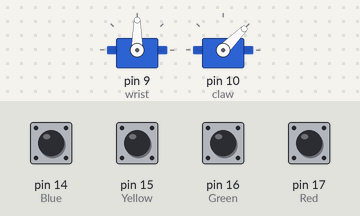
A sketch run on a simulated Arduino Uno, built with avr-gcc and run on an emulated ATmega328P. Shown: 2 × servo. Inputs (shaded band) come from the test bench; at power-on: pin 14 (Blue), pin 15 (Yellow), pin 16 (Green), pin 17 (Red) HIGH.

Above: at 1.7 s.
1.8 s: pin 14 (Blue) pulled LOW for 1 s
At 3.0 s:
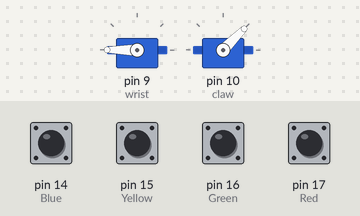
4.3 s: pin 15 (Yellow) pulled LOW for 1 s
At 4.45 s:
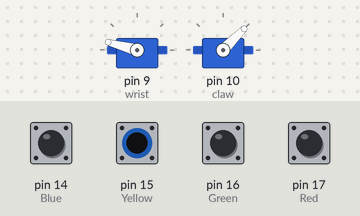
6.8 s: pin 16 (Green) pulled LOW for 0.15 s
At 7.3 s:
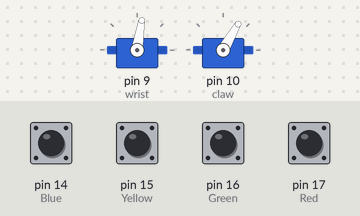
8.4 s: pin 17 (Red) pulled LOW for 1 s
At 9.0 s:
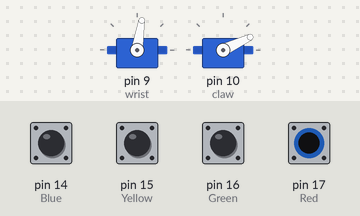
10.9 s: pin 15 (Yellow) pulled LOW for 0.15 s
At 11.5 s:
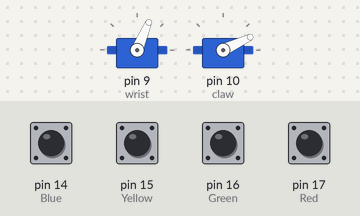
12.5 s: pin 16 (Green) pulled LOW for 1 s
At 13.9 s:
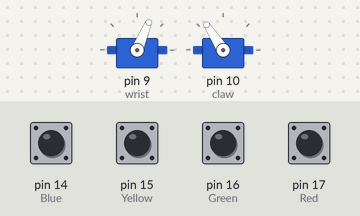
Timing chart, 0 to 15.5 s (numbered marks = the images above; inputs shaded):
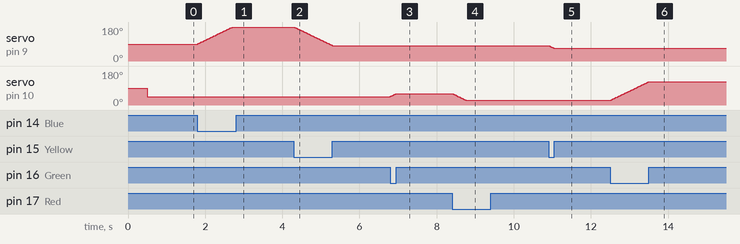

The sketch:

robot_claw_AF_servo_test.ino
```cpp
// robot_claw_AF_servo_test
// control SparkFun robot arm (https://www.sparkfun.com/products/11524 & https://www.sparkfun.com/products/11674)
// Adafruit motor shield (https://learn.adafruit.com/adafruit-motor-shield/overview)
// using buttons

#include <Servo.h>
Servo wrist;
Servo claw;

const int Blue = 14;   // A0 - these are pins exposed on AF motor shield
const int Yellow = 15; // A1
const int Green = 16;  // A2
const int Red = 17;    // A3
// constants for constraining servo range of movement
const int MinWristAngle = 0;
const int MaxWristAngle = 180;
const int MinClawAngle = 25;
const int MaxClawAngle = 155;

int wristAngle;
int clawAngle;
int reading = 0; // for holding values temporarily


void setup() {
  Serial.begin(9600);
  wrist.attach(9); // servo2 on AF motor shield
  claw.attach(10); // servo1 on AF motor shield
  pinMode(Blue, INPUT_PULLUP); // so I can use buttons to pull-down
  pinMode(Yellow, INPUT_PULLUP);
  pinMode(Green, INPUT_PULLUP);
  pinMode(Red, INPUT_PULLUP);
  wristAngle = 90; // put wrist in upright position
  clawAngle = 45;  // put claw partly open

  delay(500); // let electronics settle
  wrist.write(wristAngle);
  claw.write(clawAngle);
} // end setup()

void loop() {
  // read through buttons
  reading = digitalRead(Blue);
  if (reading == LOW){
    wristAngle++;
  }
  reading = digitalRead(Yellow);
  if (reading == LOW){
    wristAngle--;
  }
  reading = digitalRead(Green);
  if (reading == LOW){
    clawAngle++;
  }
  reading = digitalRead(Red);
  if (reading == LOW){
    clawAngle--;
  }

  // ensure angles don't go out of range
  wristAngle = constrain(wristAngle, MinWristAngle, MaxWristAngle);
  clawAngle = constrain(clawAngle, MinClawAngle, MaxClawAngle);

  // write angles to servos
  wrist.write(wristAngle);
  claw.write(clawAngle);

  delay(10); // allow time for movement

//  // so I can see what limits I might need to enforce on range of travel
//  Serial.print("Wrist: ");
//  Serial.print(wristAngle);
//  Serial.print("\t");
//  Serial.print("Claw:");
//  Serial.println(clawAngle);
} // end loop()
```

Measured:
- after the input at 1.8 s, servo on pin 9 (wrist): moves from 90° to 180° over 0.91 s, starting at once
- after the input at 4.3 s, servo on pin 9 (wrist): moves from 180° to 81° over 1.0 s, starting at once
- after the input at 6.8 s, servo on pin 10 (claw): 45° → 60° at once
- after the input at 8.4 s, servo on pin 10 (claw): moves from 60° to 25° over 0.35 s, starting at once
- after the input at 10.9 s, servo on pin 9 (wrist): 81° → 67° at once
- after the input at 12.5 s, servo on pin 10 (claw): moves from 25° to 123° over 0.99 s, starting at once
